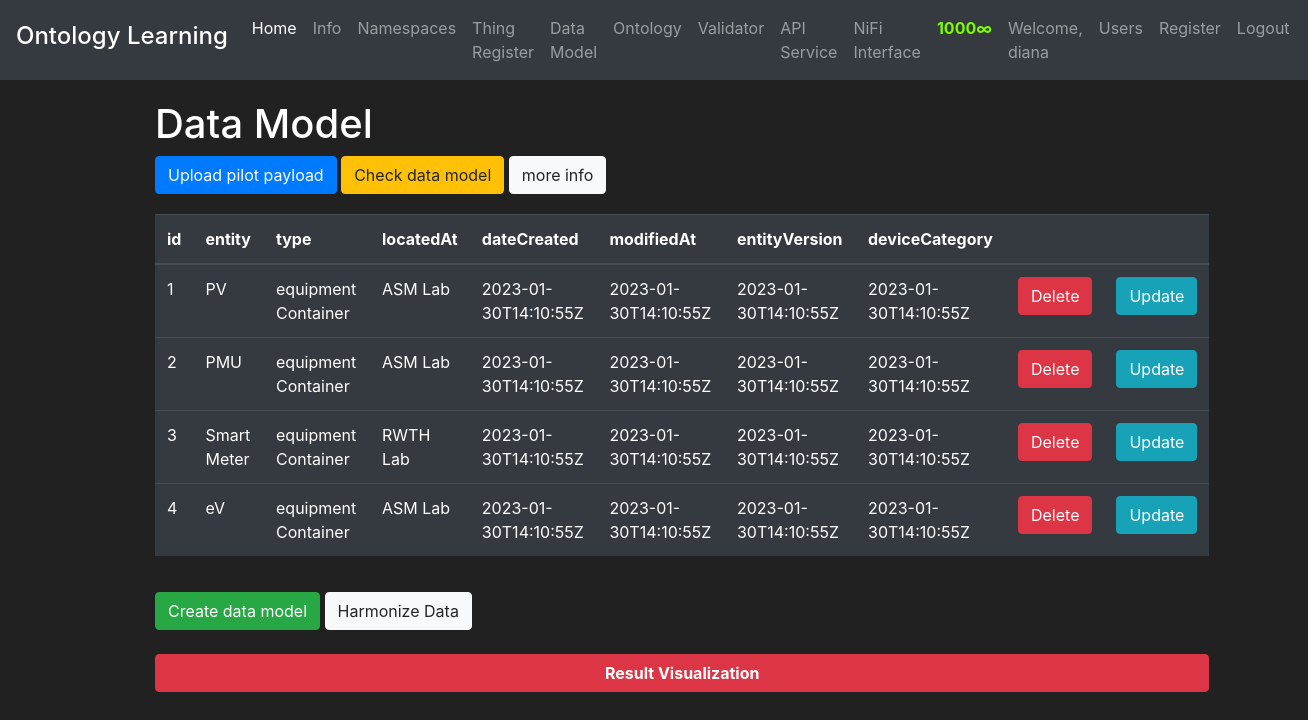
Page /datamodel (signed in) on the committed database.
### ontoML/models.py (models this page shows, shortened)
class User(db.Model, UserMixin):
    id = db.Column(db.Integer(), primary_key=True)
    username = db.Column(db.String(length=30), nullable=False, unique=True)
    email_address = db.Column(db.String(length=50), nullable=False, unique=True)
    password_hash = db.Column(db.String(length=60), nullable=False)
    budget = db.Column(db.Integer(), nullable=False, default=1)
    items = db.relationship('Item', backref='owned_user', lazy=True)
    @property
    def password(self):
        return self.password
    @property
    def prettier_budget(self):
        if len(str(self.budget)) > 4:
            return f'{str(self.budget)[:-3]}, {str(self.budget)[-3:]}∞'
        else:
            return f"{self.budget}∞"

class Item(db.Model):
    id = db.Column(db.Integer(), primary_key=True)
    entityname = db.Column(db.String(length=30), nullable=False, unique=True)
    type = db.Column(db.String(length=30), nullable=False)
    locatedat = db.Column(db.String(length=25), nullable=False)
    datecreated = db.Column(db.String(length=25), nullable=False)
    modifiedat = db.Column(db.String(length=25), nullable=False)
    entityversion = db.Column(db.Integer(), nullable=False)
    devicecategory = db.Column(db.String(length=15), nullable=False)
    owner = db.Column(db.Integer(), db.ForeignKey('user.id'))

### ontoML/routes.py (the view)
@app.route("/datamodel")
@login_required
def datamodel_page():
    try:
        items = Item.query.all()
        return render_template('dataModel.html', items=items)
    except:
        flash('No item database table found!', category='danger')
        return redirect(url_for('entityRegister_page'))

### ontoML/models.py (called while the page is built)
@loging_manager.user_loader
def load_user(user_id):
    return User.query.get(int(user_id))

### ontoML/templates/dataModel.html (shortened to what this page needs)
{% extends 'base.html'%}
{% block content %}
<div class="row" style="margin-top:20px; margin-left:140px">
    <div class="col-11">
         <h1>Data Model</h1>
         <form action="/run_script" method="GET">
                 <td>
                     <button class="btn btn-outline btn-primary">Upload pilot payload</button>
                 </td>
                 <td>
                     <button type="submit" class="btn btn-outline btn-warning">Check data model</button>
                 </td>
                 <td>
                     <button class="btn btn-outline btn-light" data-toggle="modal" data-target="#Modal-MoreInfo">more info</button>
                 </td>
         </form>
    </div>
</div>
<div class="row" style="margin-top:20px; margin-left:140px">
    <div class="col-11">
        <table class="table table-hover table-dark">
           <thead>
               <tr>
                   <th scope="col">id</th>
                   <th scope="col">entity</th>
                   <th scope="col">type</th>
                   <th scope="col">locatedAt</th>
                   <th scope="col">dateCreated</th>
                   <th scope="col">modifiedAt</th>
                   <th scope="col">entityVersion</th>
                   <th scope="col">deviceCategory
                   <th scope="col"></th>
                   <th scope="col"></th>
               </tr>
           </thead>
           <tbody>
                   {% for item in items %}
                       <tr>
                           <td>{{ item.id }}</td>
                           <td>{{ item.entityname }}</td>
                           <td>{{ item.type }}</td>
                           <td>{{ item.locatedat }}</td>
                           <td>{{ item.datecreated }}</td>
                           <td>{{ item.modifiedat }}</td>
                           <td>{{ item.entityversion }}</td>
                           <td>{{ item.devicecategory }}</td>
                           <td>
                               <button class="btn btn-outline btn-danger">Delete</button>
                           </td>
                           <td>
                               <button class="btn btn-outline btn-info">Update</button>
                           </td>
                       </tr>
                   {% endfor %}
           </tbody>
        </table>
    </div>
</div>
<div class="row" style="margin-top:20px; margin-left:140px">
    <div class="col-11">
      <div class="content">
           <td>
               <button class="btn btn-outline btn-success">Create data model</button>
           </td>
           <td>
               <button class="btn btn-outline btn-light">Harmonize Data</button>
           </td>
           <br>
           <br>
           <h2 class="btn btn-block btn-outline btn-danger"> <strong>Result Visualization</strong></h2>
      </div>
    </div>
</div>
{% endblock %}

### ontoML/templates/base.html (shortened to what this page needs)
<!doctype html>
<html lang="en">
   <head>
      <link rel="stylesheet" href="https://cdn.jsdelivr.net/npm/bootstrap@4.5.3/dist/css/bootstrap.min.css">
   </head>
   <body>
        <nav class="navbar navbar-expand-md navbar-dark bg-dark">
          <a class="navbar-brand" href="{{ url_for('home_page') }}"><h4>Ontology Learning</h4></a>
          <div class="collapse navbar-collapse" id="navbarNav">
            <ul class="navbar-nav mr-auto">
                <li class="nav-item active">
                    <a class="nav-link" href="{{ url_for('home_page') }}">Home <span class="sr-only">(current)</span></a>
                </li>
                 <li class="nav-item">
                    <a class="nav-link" href="{{ url_for('info_page') }}">Info</a>
                </li>
                <li class="nav-item">
                    <a class="nav-link" href="{{ url_for('namespaces_page') }}">Namespaces</a>
                </li>
                 <li class="nav-item">
                    <a class="nav-link" href="{{ url_for('entityRegister_page') }}">Thing Register</a>
                </li>
                 <li class="nav-item">
                    <a class="nav-link" href="{{ url_for('datamodel_page') }}">Data Model</a>
                </li>
                <li class="nav-item">
                    <a class="nav-link" href="{{ url_for('ontology_page') }}">Ontology</a>
                </li>
                <li class="nav-item">
                    <a class="nav-link" href="{{ url_for('sparqlquery_page') }}">Validator</a>
                </li>
                <li class="nav-item">
                    <a class="nav-link" href="{{ url_for('api_page') }}">API Service</a>
                </li>
                 <li class="nav-item">
                    <a class="nav-link" href="{{ url_for('nifi_interface_page') }}">NiFi Interface</a>
                </li>
            </ul>
              {% if current_user.is_authenticated %}
                 <ul class="navbar-nav">
                     <li class="nav-item">
                         <a class="nav-link" style="color: lawngreen; font-weight: bold">
                             {{ current_user.prettier_budget }}
                         </a>
                     </li>
                     <li class="nav-item">
                         <a class="nav-link">Welcome, {{ current_user.username }}</a>
                     </li>
                      <li class="nav-item">
                         <a class="nav-link" href="{{ url_for('users_page')}}">Users</a>
                     </li>
                      <li class="nav-item">
                         <a class="nav-link" href="{{ url_for('userRegister_page') }}">Register</a>
                     </li>
                     <li class="nav-item">
                         <a class="nav-link" href="{{ url_for('logout_page') }}">Logout</a>
                     </li>
                 </ul>
              {% endif %}
          </div>
        </nav>
        {% block content %}
        {% endblock %}
   </body>
</html>

### ontoML/templates/base.html (style rules this page uses)
body { background-color: #212121; color: white }

### rows in the picture
User: prettier_budget "1000∞", username "diana"
Item: id "1", entityname "PV", type "equipment Container", locatedat "ASM Lab", datecreated "2023-01-30T14:10:55Z", modifiedat "2023-01-30T14:10:55Z", entityversion "2023-01-30T14:10:55Z", devicecategory "2023-01-30T14:10:55Z"
Item: id "2", entityname "PMU", type "equipment Container", locatedat "ASM Lab", datecreated "2023-01-30T14:10:55Z", modifiedat "2023-01-30T14:10:55Z", entityversion "2023-01-30T14:10:55Z", devicecategory "2023-01-30T14:10:55Z"
Item: id "3", entityname "Smart Meter", type "equipment Container", locatedat "RWTH Lab", datecreated "2023-01-30T14:10:55Z", modifiedat "2023-01-30T14:10:55Z", entityversion "2023-01-30T14:10:55Z", devicecategory "2023-01-30T14:10:55Z"
Item: id "4", entityname "eV", type "equipment Container", locatedat "ASM Lab", datecreated "2023-01-30T14:10:55Z", modifiedat "2023-01-30T14:10:55Z", entityversion "2023-01-30T14:10:55Z", devicecategory "2023-01-30T14:10:55Z"
